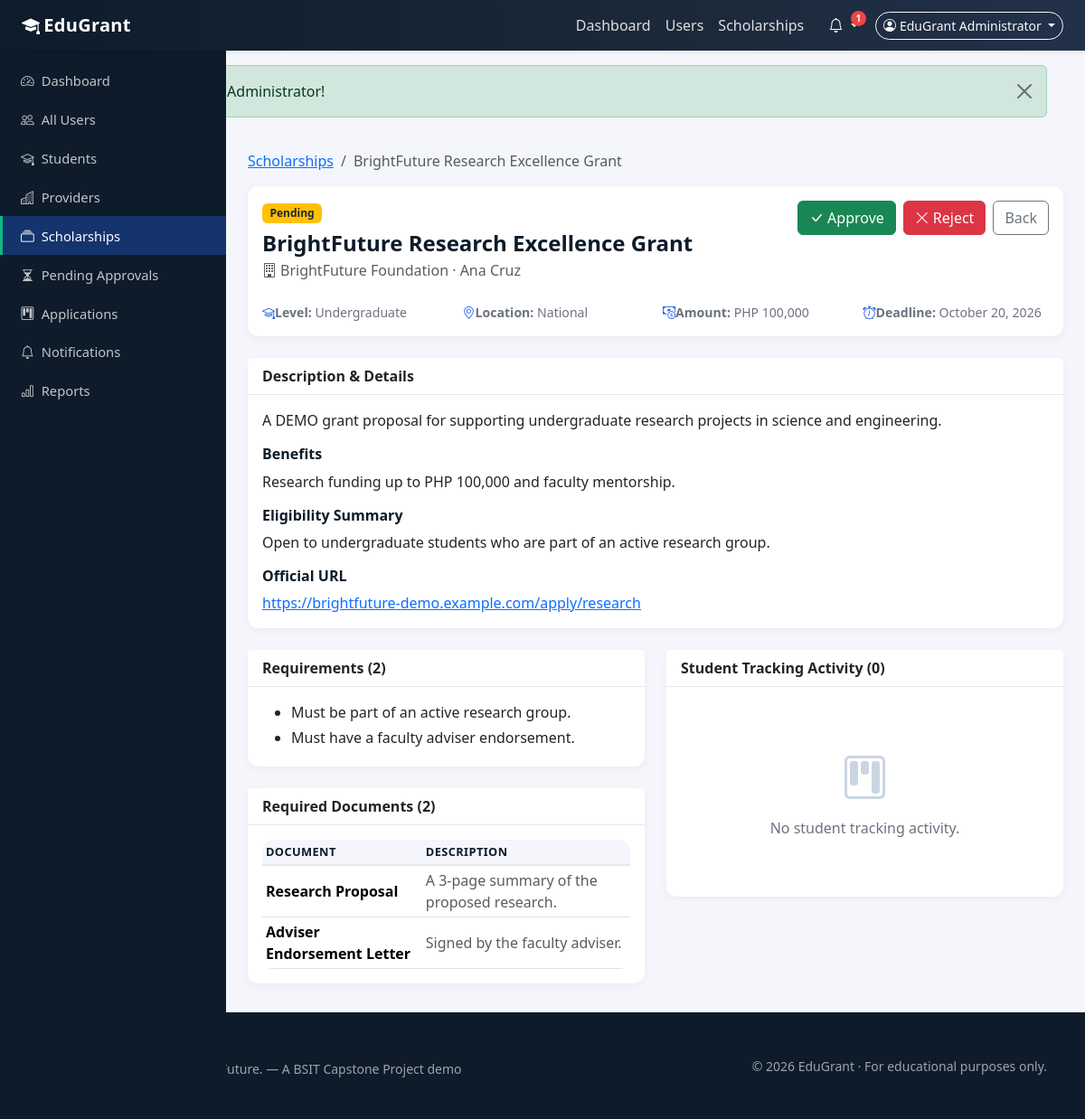
Screenshot of /admin/view-scholarship.php?id=3 (signed in) with the database file from the repository.
### tables this page shows
CREATE TABLE `scholarships` (
  `id` INT UNSIGNED NOT NULL AUTO_INCREMENT,
  `provider_id` INT UNSIGNED NOT NULL,
  `title` VARCHAR(255) NOT NULL,
  `description` TEXT NOT NULL,
  `scholarship_type` VARCHAR(100) DEFAULT NULL,
  `education_level` VARCHAR(100) DEFAULT NULL,
  `location` VARCHAR(190) DEFAULT NULL,
  `amount` VARCHAR(100) DEFAULT NULL,
  `benefits` TEXT DEFAULT NULL,
  `eligibility_summary` TEXT DEFAULT NULL,
  `deadline` DATE DEFAULT NULL,
  `official_url` VARCHAR(255) DEFAULT NULL,
  `status` ENUM('draft','pending','approved','rejected','expired') NOT NULL DEFAULT 'draft',
  `rejection_reason` TEXT DEFAULT NULL,
  `created_at` DATETIME NOT NULL DEFAULT CURRENT_TIMESTAMP,
  `updated_at` DATETIME NOT NULL DEFAULT CURRENT_TIMESTAMP ON UPDATE CURRENT_TIMESTAMP,
  PRIMARY KEY (`id`),
  KEY `idx_scholarships_provider` (`provider_id`),
  KEY `idx_scholarships_status` (`status`),
  KEY `idx_scholarships_deadline` (`deadline`),
  CONSTRAINT `fk_scholarships_provider` FOREIGN KEY (`provider_id`)
    REFERENCES `provider_profiles` (`id`) ON DELETE CASCADE ON UPDATE CASCADE
);

CREATE TABLE `provider_profiles` (
  `id` INT UNSIGNED NOT NULL AUTO_INCREMENT,
  `user_id` INT UNSIGNED NOT NULL,
  `organization_name` VARCHAR(190) NOT NULL,
  `description` TEXT DEFAULT NULL,
  `contact_person` VARCHAR(150) DEFAULT NULL,
  `contact_number` VARCHAR(30) DEFAULT NULL,
  `address` VARCHAR(255) DEFAULT NULL,
  `website` VARCHAR(255) DEFAULT NULL,
  `verification_status` ENUM('pending','verified','rejected') NOT NULL DEFAULT 'pending',
  `created_at` DATETIME NOT NULL DEFAULT CURRENT_TIMESTAMP,
  `updated_at` DATETIME NOT NULL DEFAULT CURRENT_TIMESTAMP ON UPDATE CURRENT_TIMESTAMP,
  PRIMARY KEY (`id`),
  UNIQUE KEY `uq_provider_profile_user` (`user_id`),
  CONSTRAINT `fk_provider_profiles_user` FOREIGN KEY (`user_id`)
    REFERENCES `users` (`id`) ON DELETE CASCADE ON UPDATE CASCADE
);

CREATE TABLE `scholarship_requirements` (
  `id` INT UNSIGNED NOT NULL AUTO_INCREMENT,
  `scholarship_id` INT UNSIGNED NOT NULL,
  `requirement` TEXT NOT NULL,
  `created_at` DATETIME NOT NULL DEFAULT CURRENT_TIMESTAMP,
  PRIMARY KEY (`id`),
  KEY `idx_req_scholarship` (`scholarship_id`),
  CONSTRAINT `fk_req_scholarship` FOREIGN KEY (`scholarship_id`)
    REFERENCES `scholarships` (`id`) ON DELETE CASCADE ON UPDATE CASCADE
);

CREATE TABLE `required_documents` (
  `id` INT UNSIGNED NOT NULL AUTO_INCREMENT,
  `scholarship_id` INT UNSIGNED NOT NULL,
  `document_name` VARCHAR(255) NOT NULL,
  `description` TEXT DEFAULT NULL,
  `created_at` DATETIME NOT NULL DEFAULT CURRENT_TIMESTAMP,
  PRIMARY KEY (`id`),
  KEY `idx_docs_scholarship` (`scholarship_id`),
  CONSTRAINT `fk_docs_scholarship` FOREIGN KEY (`scholarship_id`)
    REFERENCES `scholarships` (`id`) ON DELETE CASCADE ON UPDATE CASCADE
);

### includes/functions.php (called while the page is built, shortened)
<?php
function scholarshipStatusBadge(string $status): string
{
    $map = [
        'draft'    => 'secondary',
        'pending'  => 'warning text-dark',
        'approved' => 'success',
        'rejected' => 'danger',
        'expired'  => 'dark',
    ];
    return $map[$status] ?? 'secondary';
}
function url(string $path = ''): string
{
    return BASE_URL . '/' . ltrim($path, '/');
}
function e(?string $value): string
{
    return htmlspecialchars((string)$value, ENT_QUOTES, 'UTF-8');
}
function getDeadlineState(?string $deadline): array
{
    $ts        = strtotime($deadline);
    $today     = strtotime(date('Y-m-d'));
    $days      = (int)round(($ts - $today) / 86400);
    if ($days <= 0) {
        $label = 'Expired';
        $badge = 'dark';
        $expired = true;
    } elseif ($days <= 7) {
        $label = 'Urgent';
        $badge = 'danger';
        $expired = false;
    } elseif ($days <= 30) {
        $label = 'Approaching';
        $badge = 'warning text-dark';
        $expired = false;
    } else {
        $label = 'Upcoming';
        $badge = 'success';
        $expired = false;
    }
    return [
        'days_remaining' => $days,
        'label'          => $label,
        'badge'          => $badge,
        'deadline'       => date('F j, Y', $ts),
        'expired'        => $expired,
    ];
}
function getScholarshipRequirements(int $scholarshipId): array
{
    $pdo = db();
    $stmt = $pdo->prepare('SELECT * FROM scholarship_requirements WHERE scholarship_id = ? ORDER BY id ASC');
    $stmt->execute([$scholarshipId]);
    return $stmt->fetchAll();
}
function getRequiredDocuments(int $scholarshipId): array
{
    $pdo = db();
    $stmt = $pdo->prepare('SELECT * FROM required_documents WHERE scholarship_id = ? ORDER BY id ASC');
    $stmt->execute([$scholarshipId]);
    return $stmt->fetchAll();
}

### admin/view-scholarship.php (the view, shortened to what this page needs)
<?php
require_once __DIR__ . '/../includes/functions.php';
$pdo  = db();
$id = (int)($_GET['id'] ?? 0);
$stmt = $pdo->prepare(
    'SELECT s.*, p.organization_name, p.contact_person, p.contact_number
     FROM scholarships s JOIN provider_profiles p ON p.id = s.provider_id WHERE s.id = ?'
);
$stmt->execute([$id]);
$scholarship = $stmt->fetch();
$requirements = getScholarshipRequirements($id);
$documents = getRequiredDocuments($id);
$dl = getDeadlineState($scholarship['deadline']);
$stmt = $pdo->prepare(
    'SELECT a.*, sp.first_name, sp.last_name, sp.course
     FROM applications a JOIN student_profiles sp ON sp.id = a.student_id
     WHERE a.scholarship_id = ? ORDER BY a.updated_at DESC'
);
$stmt->execute([$id]);
$apps = $stmt->fetchAll();
include BASE_PATH . '/includes/header.php';
?>
<div class="container-fluid p-0">
    <div class="d-flex">
        <?php include BASE_PATH . '/includes/sidebar.php'; ?>
        <div class="flex-grow-1 dashboard-content">
            <div class="px-3 px-lg-4">
                <nav aria-label="breadcrumb">
                    <ol class="breadcrumb">
                        <li class="breadcrumb-item"><a href="<?php echo url('admin/scholarships.php'); ?>">Scholarships</a></li>
                        <li class="breadcrumb-item active"><?php echo e($scholarship['title']); ?></li>
                    </ol>
                </nav>
                <div class="card mb-4">
                    <div class="card-body">
                        <div class="d-flex justify-content-between align-items-start flex-wrap gap-2">
                            <div>
                                <span class="badge badge-status bg-<?php echo e(scholarshipStatusBadge($scholarship['status'])); ?> mb-2"><?php echo e(ucfirst($scholarship['status'])); ?></span>
                                <h4 class="fw-bold text-navy mb-1"><?php echo e($scholarship['title']); ?></h4>
                                <div class="text-muted">
                                    <i class="bi bi-building me-1"></i><?php echo e($scholarship['organization_name']); ?>
                                    · <?php echo e($scholarship['contact_person'] ?: ''); ?>
                                </div>
                            </div>
                            <div class="d-flex gap-2">
                                <?php if ($scholarship['status'] === 'pending'): ?>
                                    <form method="post">
                                        <button class="btn btn-success"><i class="bi bi-check-lg me-1"></i>Approve</button>
                                    </form>
                                    <form method="post" class="d-inline">
                                        <button type="button" class="btn btn-danger" onclick="promptReject()"><i class="bi bi-x-lg me-1"></i>Reject</button>
                                    </form>
                                <?php endif; ?>
                                <a class="btn btn-outline-secondary" href="<?php echo url('admin/scholarships.php'); ?>">Back</a>
                            </div>
                        </div>
                        <div class="row g-3 mt-2">
                            <div class="col-md-3"><div class="meta-row"><i class="bi bi-mortarboard"></i><strong>Level:</strong> <?php echo e($scholarship['education_level'] ?: 'All'); ?></div></div>
                            <div class="col-md-3"><div class="meta-row"><i class="bi bi-geo-alt"></i><strong>Location:</strong> <?php echo e($scholarship['location'] ?: 'N/A'); ?></div></div>
                            <div class="col-md-3"><div class="meta-row"><i class="bi bi-cash-coin"></i><strong>Amount:</strong> <?php echo e($scholarship['amount'] ?: 'Varies'); ?></div></div>
                            <div class="col-md-3"><div class="meta-row"><i class="bi bi-alarm"></i><strong>Deadline:</strong> <?php echo $scholarship['deadline'] ? e($dl['deadline']) : '—'; ?></div></div>
                        </div>
                    </div>
                </div>
                <div class="card mb-4">
                    <div class="card-header">Description &amp; Details</div>
                    <div class="card-body">
                        <p><?php echo nl2br(e($scholarship['description'])); ?></p>
                        <?php if (!empty($scholarship['benefits'])): ?><h6 class="fw-bold text-navy">Benefits</h6><p><?php echo nl2br(e($scholarship['benefits'])); ?></p><?php endif; ?>
                        <?php if (!empty($scholarship['eligibility_summary'])): ?><h6 class="fw-bold text-navy">Eligibility Summary</h6><p><?php echo nl2br(e($scholarship['eligibility_summary'])); ?></p><?php endif; ?>
                        <?php if (!empty($scholarship['official_url'])): ?>
                            <h6 class="fw-bold text-navy">Official URL</h6>
                            <a href="<?php echo e($scholarship['official_url']); ?>" target="_blank" rel="noopener noreferrer"><?php echo e($scholarship['official_url']); ?></a>
                        <?php endif; ?>
                    </div>
                </div>
                <div class="row g-4">
                    <div class="col-lg-6">
                        <div class="card mb-4">
                            <div class="card-header">Requirements (<?php echo count($requirements); ?>)</div>
                            <div class="card-body">
                                <?php if (empty($requirements)): ?><p class="text-muted mb-0">None.</p>
                                <?php else: ?><ul class="mb-0"><?php foreach ($requirements as $r): ?><li class="mb-1"><?php echo e($r['requirement']); ?></li><?php endforeach; ?></ul><?php endif; ?>
                            </div>
                        </div>
                        <div class="card">
                            <div class="card-header">Required Documents (<?php echo count($documents); ?>)</div>
                            <div class="card-body">
                                <?php if (empty($documents)): ?><p class="text-muted mb-0">None.</p>
                                <?php else: ?>
                                    <div class="table-responsive">
                                        <table class="table table-sm mb-0">
                                            <thead><tr><th>Document</th><th>Description</th></tr></thead>
                                            <tbody><?php foreach ($documents as $d): ?><tr><td class="fw-semibold"><?php echo e($d['document_name']); ?></td><td class="text-muted"><?php echo e($d['description'] ?: '—'); ?></td></tr><?php endforeach; ?></tbody>
                                        </table>
                                    </div>
                                <?php endif; ?>
                            </div>
                        </div>
                    </div>
                    <div class="col-lg-6">
                        <div class="card">
                            <div class="card-header">Student Tracking Activity (<?php echo count($apps); ?>)</div>
                            <div class="card-body">
                                <?php if (empty($apps)): ?>
                                    <div class="empty-state"><i class="bi bi-kanban"></i><p class="mb-0 mt-2">No student tracking activity.</p></div>
                                <?php endif; ?>
                            </div>
                        </div>
                    </div>
                </div>
            </div>
        </div>
    </div>
</div>
<?php include BASE_PATH . '/includes/footer.php'; ?>

### assets/css/style.css (style rules this page uses)
:root { --edu-navy: #0d1b2a; --edu-navy-2: #1b2838; --edu-blue: #2563eb; --edu-blue-dark: #1e4fc2; --edu-bg: #f4f6fb; --edu-card-bg: #ffffff; --edu-green: #10b981; --edu-green-dark: #0d9d6e; --edu-border: #e4e7ef; --edu-text: #1f2937; --edu-muted: #6b7280; --edu-sidebar-width: 250px; --edu-radius: 12px; }
body { font-family: "Segoe UI", system-ui, -apple-system, "Helvetica Neue", Arial, sans-serif; background-color: var(--edu-bg); color: var(--edu-text); min-height: 100vh; }
.dashboard-layout { background: var(--edu-bg); }
.dashboard-content { margin-left: var(--edu-sidebar-width); padding-top: 1.25rem; padding-bottom: 2rem; min-height: calc(100vh - 56px); }
.card { border: none; border-radius: var(--edu-radius); box-shadow: 0 2px 10px rgba(13, 27, 42, .05); }
.card-header { background: #fff; border-bottom: 1px solid var(--edu-border); font-weight: 600; }
.badge-status { font-size: .75rem; padding: .38em .7em; font-weight: 600; }
.meta-row { font-size: .88rem; color: var(--edu-muted); }
.meta-row i { color: var(--edu-blue); width: 18px; }
.table thead th { background: var(--edu-bg); border-bottom: 2px solid var(--edu-border); color: var(--edu-navy); font-size: .8rem; text-transform: uppercase; letter-spacing: .4px; white-space: nowrap; }
.table td { vertical-align: middle; }
.table-responsive { border-radius: var(--edu-radius); }
.empty-state { text-align: center; padding: 3rem 1rem; color: var(--edu-muted); }
.empty-state i { font-size: 3rem; color: #cbd5e1; }
.text-navy { color: var(--edu-navy) !important; }

### rows the page displays
scholarships: title "BrightFuture Research Excellence Grant", status "Pending", provider.organization_name "BrightFuture Foundation", provider.contact_person "Ana Cruz", education_level "Undergraduate", location "National", amount "PHP 100,000", deadline "October 20, 2026", description "A DEMO grant proposal for supporting undergraduate research projects in science and engineering.", benefits "Research funding up to PHP 100,000 and faculty mentorship.", eligibility_summary "Open to undergraduate students who are part of an active research group.", official_url "https://brightfuture-demo.example.com/apply/research"
scholarship_requirements: requirement "Must be part of an active research group."
scholarship_requirements: requirement "Must have a faculty adviser endorsement."
required_documents: document_name "Research Proposal", description "A 3-page summary of the proposed research."
required_documents: document_name "Adviser Endorsement Letter", description "Signed by the faculty adviser."

### other values shown
APP_NAME "EduGrant"
$notifCount "1"
$currentUser['name'] "EduGrant Administrator"
$label "Dashboard All Users Students Providers Scholarships Pending Approvals Applications Notifications Reports"
count($requirements) "2"
count($documents) "2"
count($apps) "0"
